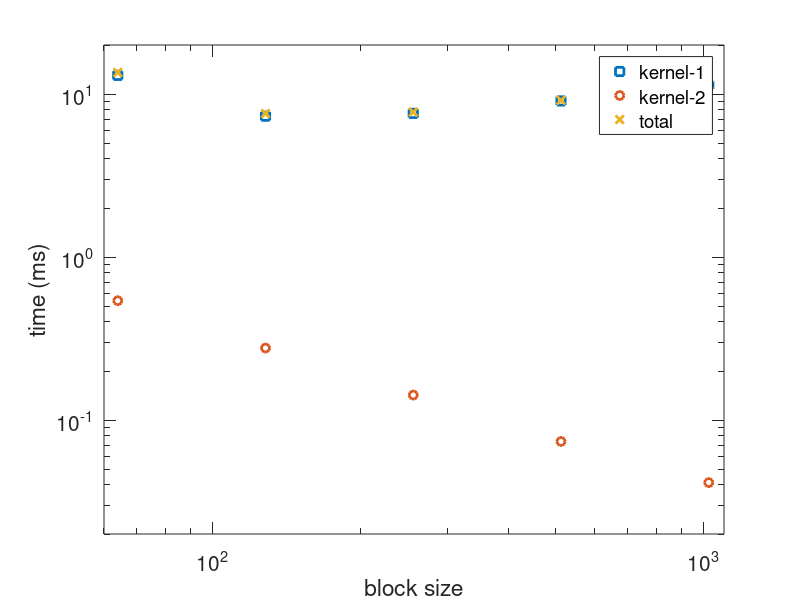

The MATLAB source for this figure:
clear;close all;
data=[
1024 11.362 41.344
512 9.0763 73.920
256 7.6096 142.40
128 7.3170 276.61
64 13.022 540.04];
figure;
loglog(data(:,1),data(:,2),'s','linewidth',2);
hold on;
plot(data(:,1),data(:,3)/1000,'o','linewidth',2);
plot(data(:,1),data(:,2)+data(:,3)/1000,'x','linewidth',2);
xlim([60,1100]);
ylim([0.02,20]);
xlabel('block size','fontsize',15);
ylabel('time (ms)','fontsize',15);
legend('kernel-1','kernel-2','total');
set(gca,'fontsize',15,'ticklength',get(gca,'ticklength')*2);